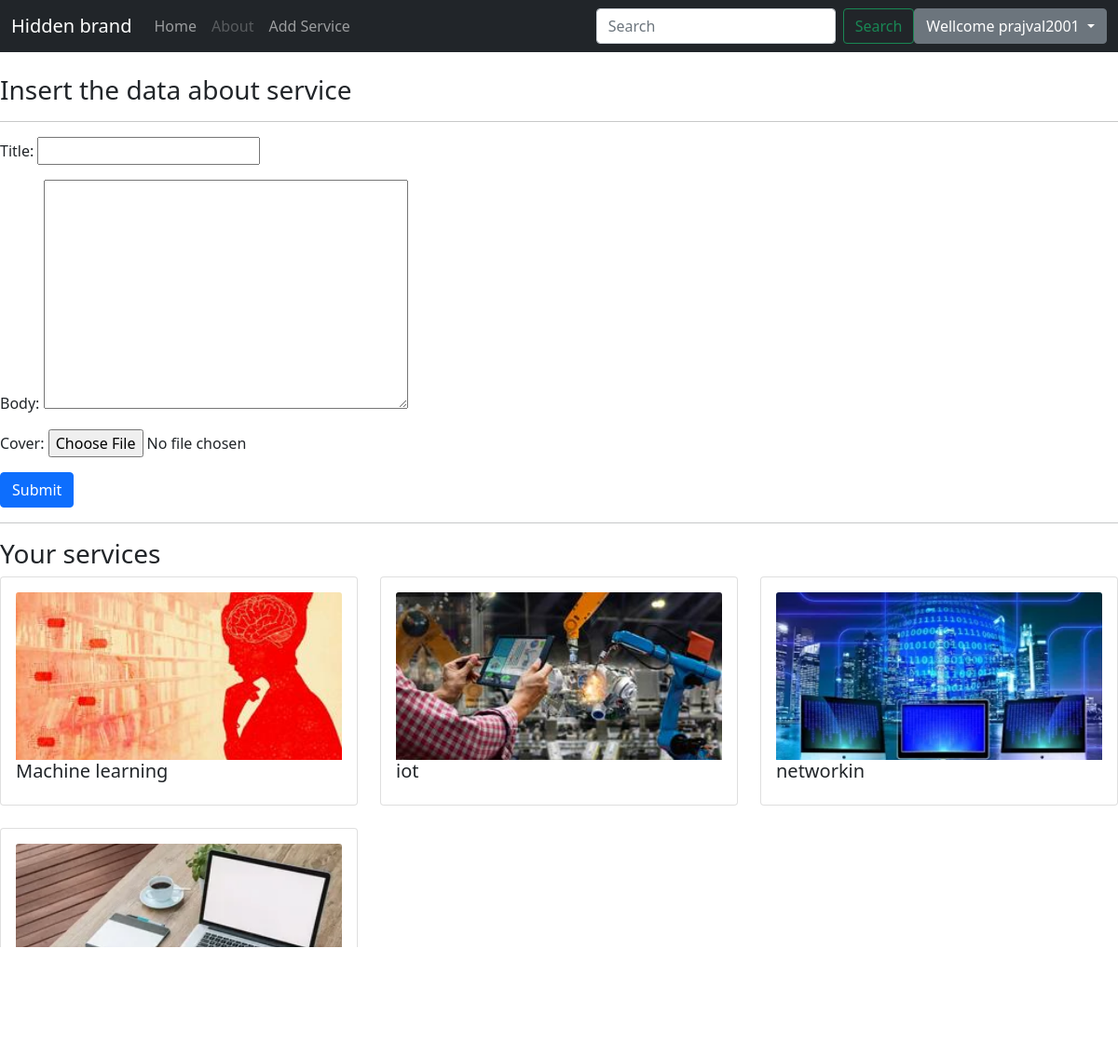
Page /add_service (signed in) on the committed database.
### service/models.py (models this page shows, shortened)
class Post(models.Model):
    title=models.CharField(max_length=150)
    body=models.TextField()
    liked=models.IntegerField(default=0)
    creator = models.ForeignKey(User, on_delete=CASCADE)
    updated=models.DateField(auto_now=True)
    created=models.DateField(auto_now_add=True)
    cover=models.ImageField(blank=True, null=True)

### service/views.py (the view)
# urls.py: path('add_service',service.views.add_service,name='add_Service'),
def add_service(request):
        if request.method == "POST":
            form = nameForm(request.POST,request.FILES)
            if form.is_valid():
                data=form.save(False)
                cover = form.cleaned_data['cover']
                form.instance.creator_id=request.user.id
                if cover:
                    print(True)
                    image = Image.open(cover)
                    image.thumbnail((300, 300))
                    image_data = BytesIO()
                    image.save(fp=image_data, format=cover.image.format)
                    image_file = ImageFile(image_data)
                    print(image_file)
                    data.cover.save(cover.name, image_file)
                data.save()
                return redirect('home')
        else:
            form = nameForm()
        user_id=request.user.id
        posts=Post.objects.filter(creator_id=request.user.id)
        return render(
            request, "services.html",
            {
                "form": form,
                "is_file_uploaded": True,
                'posts':posts
            }
        )

### service/forms.py
class nameForm(forms.ModelForm):
    class Meta:
        model=Post
        fields=['title','body','cover']

### service/templates/services.html
{% extends 'base.html' %} {% load static %} {% block main %}
<br>
<h3>Insert the data about service</h3>
<hr>
<form action="" method="POST" enctype="multipart/form-data">
    {% csrf_token %} {{ form.as_p }}
    <button type="submit" class="btn btn-primary">Submit</button>
</form>
<hr>
<h3>Your services</h3>
<div class="row row-cols-3 row-cols-md-3 g-4">
    {% for post in posts %}
    <div class="col">
        <div class="card">
            <div class="card-body">
                <img class="card-img-top" {% if post.cover %} <img src="{{ post.cover.url }}" alt="Card Image" {% endif %} style="width:100%; height:15vw; object-fit:cover;">
                <h5 class="card-title">{{ post.title }}</h5>
            </div>
        </div>
    </div>
    {% endfor %}
</div>
{% endblock main %}

### service/templates/base.html (shortened to what this page needs)
{% load static %}
<!doctype html>
<html lang="en">
<head>
    <link href="https://cdn.jsdelivr.net/npm/bootstrap@5.1.1/dist/css/bootstrap.min.css" rel="stylesheet">
</head>
<body>
    <nav class="navbar navbar-expand-lg navbar-dark bg-dark">
        <div class="container-fluid">
            <div class="collapse navbar-collapse" id="navbarTogglerDemo01">
                <a class="navbar-brand" href="#">Hidden brand</a>
                <ul class="navbar-nav me-auto mb-2 mb-lg-0">
                    <li class="nav-item">
                        <a class="nav-link" href="{% url 'home' %}">Home</a>
                    </li>
                    <li class="nav-item">
                        <a class="nav-link disabled">About</a>
                    </li>
                    {% if user.is_authenticated %}
                    <li class="nav-item">
                        <a class="nav-link" href="/add_service">Add Service</a>
                    </li>
                    {% endif %}
                </ul>
                <form class="d-flex" method="POST" action="{% url 'search' %}">
                    <input class="form-control me-2" type="search" placeholder="Search" aria-label="Search" id="mysearch" name="mysearch">
                    <button class="btn btn-outline-success" type="submit">Search</button>
                </form>
                {% if user.is_authenticated %}
                <div class="dropdown">
                    <button class="btn btn-secondary dropdown-toggle" type="button" id="dropdownMenuButton1" data-bs-toggle="dropdown" aria-expanded="false">
                   Wellcome {{request.user.username}}
                 </button>
                </div>
                {% else %}
                <button type="button" class="btn btn-outline-success" data-bs-target="#log_in" data-bs-toggle="modal">Log-in</button>
                <button type="submit" class="btn btn-outline-success" data-bs-target="#sign_up" data-bs-toggle="modal">sign-up</button> {% endif %}
            </div>
    </nav>
    {% block main %}{% endblock main %}
</body>
</html>

### rows in the picture
Post: cover (picture), title "Machine learning"
Post: cover (picture), title "iot"
Post: cover (picture), title "networkin"
Post: cover (picture)

### other values in the picture
{{ request.user.username }} "prajval2001"
